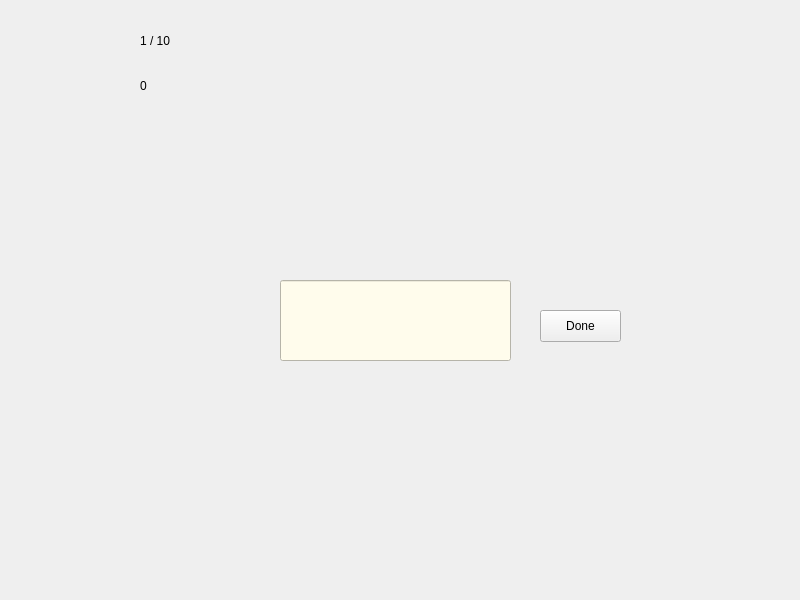
<?xml version="1.0" encoding="UTF-8"?>
<ui version="4.0">
 <class>easyPlusMinus_game</class>
 <widget class="QMainWindow" name="easyPlusMinus_game">
  <property name="geometry">
   <rect>
    <x>0</x>
    <y>0</y>
    <width>800</width>
    <height>600</height>
   </rect>
  </property>
  <property name="windowTitle">
   <string>MainWindow</string>
  </property>
  <property name="styleSheet">
   <string notr="true">color: white;
background-color: none;
font: 15pt&quot;BM Jua&quot;;</string>
  </property>
  <widget class="QWidget" name="centralwidget">
   <property name="styleSheet">
    <string notr="true">color:black;</string>
   </property>
   <widget class="QLabel" name="augend">
    <property name="geometry">
     <rect>
      <x>280</x>
      <y>140</y>
      <width>231</width>
      <height>71</height>
     </rect>
    </property>
    <property name="styleSheet">
     <string notr="true">background-color: none;
font: 48pt &quot;BM Jua&quot;;
</string>
    </property>
    <property name="text">
     <string/>
    </property>
    <property name="alignment">
     <set>Qt::AlignRight|Qt::AlignTrailing|Qt::AlignVCenter</set>
    </property>
   </widget>
   <widget class="QLabel" name="operandSymbol">
    <property name="geometry">
     <rect>
      <x>530</x>
      <y>200</y>
      <width>41</width>
      <height>41</height>
     </rect>
    </property>
    <property name="styleSheet">
     <string notr="true">background-color: none;
font: 50pt &quot;BM Jua&quot;;
color: red;</string>
    </property>
    <property name="text">
     <string/>
    </property>
   </widget>
   <widget class="QLabel" name="scoreUpdate">
    <property name="geometry">
     <rect>
      <x>140</x>
      <y>70</y>
      <width>61</width>
      <height>31</height>
     </rect>
    </property>
    <property name="styleSheet">
     <string notr="true">background-color: none;
font: 20pt &quot;BM Jua&quot;;</string>
    </property>
    <property name="text">
     <string>0</string>
    </property>
   </widget>
   <widget class="QLabel" name="questionUpdate">
    <property name="geometry">
     <rect>
      <x>140</x>
      <y>20</y>
      <width>61</width>
      <height>41</height>
     </rect>
    </property>
    <property name="styleSheet">
     <string notr="true">background-color: none;
font: 20pt &quot;BM Jua&quot;;
color: black;</string>
    </property>
    <property name="text">
     <string>1 / 10</string>
    </property>
   </widget>
   <widget class="QLabel" name="addend">
    <property name="geometry">
     <rect>
      <x>280</x>
      <y>200</y>
      <width>231</width>
      <height>71</height>
     </rect>
    </property>
    <property name="styleSheet">
     <string notr="true">background-color: none;
font: 48pt &quot;BM Jua&quot;;
color: black;
</string>
    </property>
    <property name="text">
     <string/>
    </property>
    <property name="alignment">
     <set>Qt::AlignRight|Qt::AlignTrailing|Qt::AlignVCenter</set>
    </property>
   </widget>
   <widget class="QLineEdit" name="userInput">
    <property name="geometry">
     <rect>
      <x>280</x>
      <y>280</y>
      <width>231</width>
      <height>81</height>
     </rect>
    </property>
    <property name="styleSheet">
     <string notr="true">background-color: rgb(255, 252, 236);
font: 48pt &quot;BM Jua&quot;;
color: black;
</string>
    </property>
    <property name="text">
     <string/>
    </property>
    <property name="alignment">
     <set>Qt::AlignRight|Qt::AlignTrailing|Qt::AlignVCenter</set>
    </property>
   </widget>
   <widget class="QPushButton" name="doneButton">
    <property name="geometry">
     <rect>
      <x>540</x>
      <y>310</y>
      <width>81</width>
      <height>32</height>
     </rect>
    </property>
    <property name="cursor">
     <cursorShape>PointingHandCursor</cursorShape>
    </property>
    <property name="styleSheet">
     <string notr="true">color: black;
background-color: none;</string>
    </property>
    <property name="text">
     <string>Done</string>
    </property>
   </widget>
   <widget class="QLabel" name="label">
    <property name="geometry">
     <rect>
      <x>0</x>
      <y>0</y>
      <width>801</width>
      <height>601</height>
     </rect>
    </property>
    <property name="text">
     <string/>
    </property>
    <property name="pixmap">
     <pixmap resource="icons.qrc">:/image for c++ project/Background/quickMathBackground.png</pixmap>
    </property>
    <property name="scaledContents">
     <bool>true</bool>
    </property>
   </widget>
   <widget class="QPushButton" name="exitButton">
    <property name="geometry">
     <rect>
      <x>740</x>
      <y>10</y>
      <width>51</width>
      <height>51</height>
     </rect>
    </property>
    <property name="cursor">
     <cursorShape>PointingHandCursor</cursorShape>
    </property>
    <property name="styleSheet">
     <string notr="true">background-color: none;
border: none;
border-width: none;</string>
    </property>
    <property name="text">
     <string/>
    </property>
    <property name="icon">
     <iconset resource="icons.qrc">
      <normaloff>:/image for c++ project/Button/exit.png</normaloff>:/image for c++ project/Button/exit.png</iconset>
    </property>
    <property name="iconSize">
     <size>
      <width>50</width>
      <height>50</height>
     </size>
    </property>
   </widget>
   <zorder>label</zorder>
   <zorder>augend</zorder>
   <zorder>operandSymbol</zorder>
   <zorder>scoreUpdate</zorder>
   <zorder>questionUpdate</zorder>
   <zorder>addend</zorder>
   <zorder>userInput</zorder>
   <zorder>doneButton</zorder>
   <zorder>exitButton</zorder>
  </widget>
 </widget>
 <resources>
  <include location="icons.qrc"/>
 </resources>
 <connections/>
</ui>
